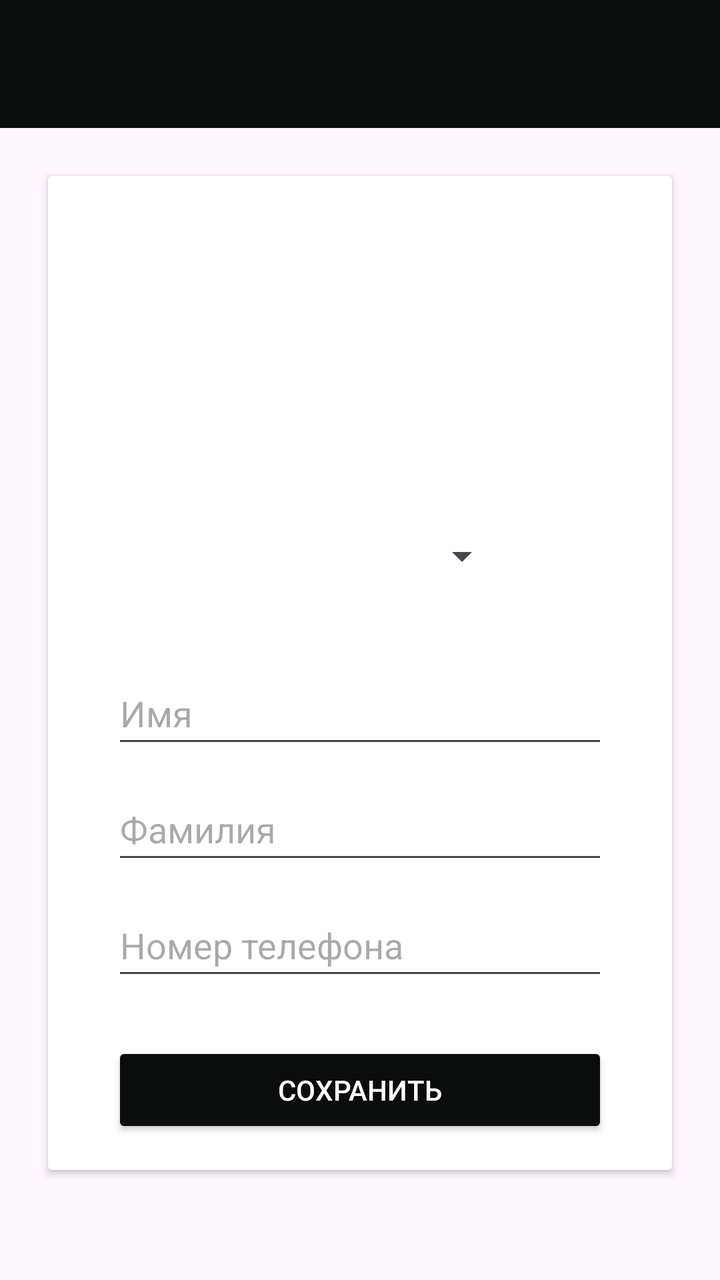
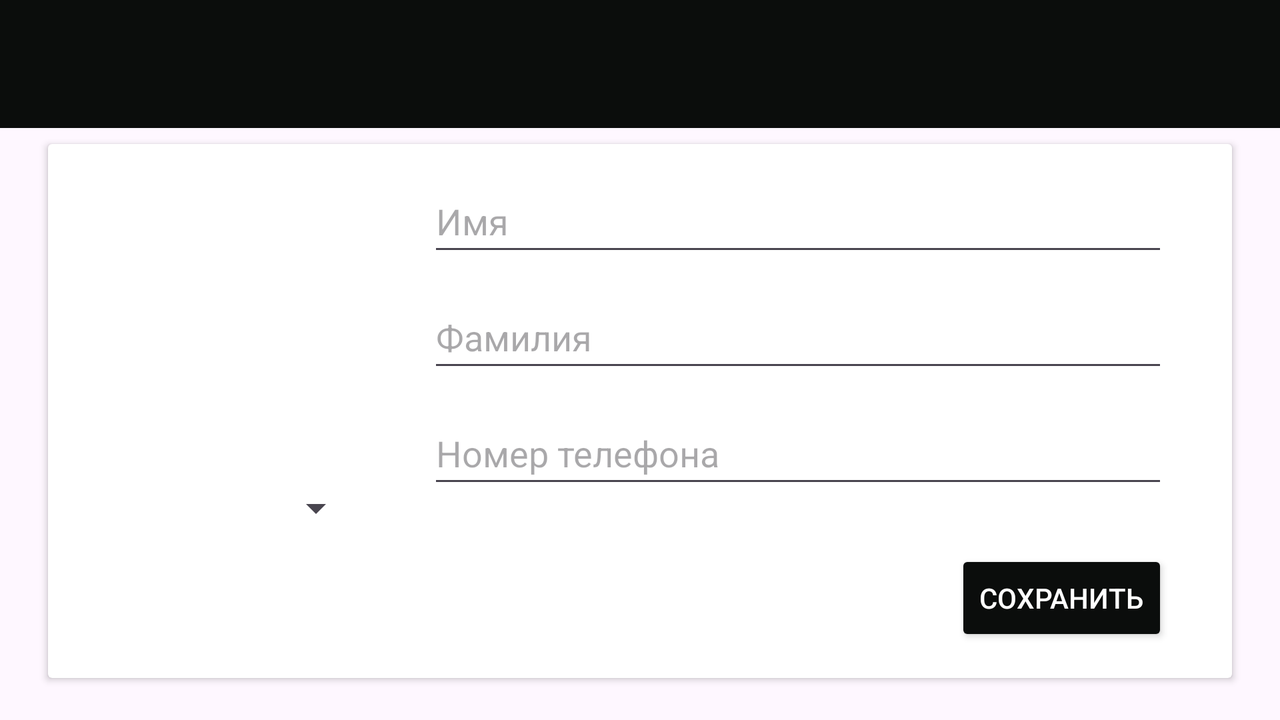

Compare how this app lays out the same screen by default and in its alternative resource folder. The renders come first, then the two layout files and the values they reference.
<!-- AndroidManifest.xml: application theme Theme.FragmentManager -->
<!-- res/layout/fragment_user_edit_info.xml -->
<?xml version="1.0" encoding="utf-8"?>
<androidx.constraintlayout.widget.ConstraintLayout xmlns:android="http://schemas.android.com/apk/res/android"
    xmlns:app="http://schemas.android.com/apk/res-auto"
    xmlns:tools="http://schemas.android.com/tools"
    android:layout_width="match_parent"
    android:layout_height="match_parent"
    tools:context=".ui.fragments.task_2.UserEditInfoFragment">

    <androidx.appcompat.widget.Toolbar
        android:id="@+id/toolbar"
        android:layout_width="0dp"
        android:layout_height="wrap_content"
        android:background="@color/tool_bar"
        android:minHeight="?attr/actionBarSize"
        android:theme="?attr/actionBarTheme"
        app:layout_constraintEnd_toEndOf="parent"
        app:layout_constraintStart_toStartOf="parent"
        app:layout_constraintTop_toTopOf="parent" />

    <ImageView
        android:id="@+id/icBack"
        android:layout_width="wrap_content"
        android:layout_height="wrap_content"
        android:layout_marginStart="16dp"
        app:layout_constraintBottom_toBottomOf="@+id/toolbar"
        app:layout_constraintStart_toStartOf="parent"
        app:layout_constraintTop_toTopOf="parent"
        app:srcCompat="@drawable/ic_back"
        app:tint="@color/white" />

    <androidx.cardview.widget.CardView
        android:layout_width="0dp"
        android:layout_height="wrap_content"
        android:layout_marginStart="24dp"
        android:layout_marginTop="24dp"
        android:layout_marginEnd="24dp"
        app:layout_constraintEnd_toEndOf="parent"
        app:layout_constraintStart_toStartOf="parent"
        app:layout_constraintTop_toBottomOf="@+id/toolbar">

        <androidx.constraintlayout.widget.ConstraintLayout
            android:layout_width="match_parent"
            android:layout_height="match_parent">

            <ImageView
                android:id="@+id/imgUser"
                android:layout_width="150dp"
                android:layout_height="150dp"
                android:layout_marginTop="16dp"
                android:scaleType="centerCrop"
                android:src="@drawable/ic_launcher_foreground"
                app:layout_constraintEnd_toEndOf="parent"
                app:layout_constraintStart_toStartOf="parent"
                app:layout_constraintTop_toTopOf="parent" />

            <LinearLayout
                android:id="@+id/linearLayout"
                android:layout_width="match_parent"
                android:layout_height="match_parent"
                android:layout_marginStart="32dp"
                android:layout_marginTop="24dp"
                android:layout_marginEnd="32dp"
                android:orientation="vertical"
                app:layout_constraintEnd_toEndOf="parent"
                app:layout_constraintStart_toStartOf="parent"
                app:layout_constraintTop_toBottomOf="@+id/spinner">

                <EditText
                    android:id="@+id/edFirstName"
                    android:layout_width="match_parent"
                    android:layout_height="wrap_content"
                    android:layout_marginTop="5dp"
                    android:layout_marginBottom="5dp"
                    android:ems="10"
                    android:hint="@string/ed_hint_first_name"
                    android:inputType="text"
                    android:minHeight="48dp"
                    android:textColor="@color/black" />

                <EditText
                    android:id="@+id/edSecondName"
                    android:layout_width="match_parent"
                    android:layout_height="wrap_content"
                    android:layout_marginTop="5dp"
                    android:layout_marginBottom="5dp"
                    android:ems="10"
                    android:hint="@string/ed_hint_last_name"
                    android:inputType="text"
                    android:minHeight="48dp"
                    android:textColor="@color/black" />

                <EditText
                    android:id="@+id/edPhoneNumber"
                    android:layout_width="match_parent"
                    android:layout_height="wrap_content"
                    android:layout_marginTop="5dp"
                    android:layout_marginBottom="10dp"
                    android:ems="10"
                    android:hint="@string/ed_hint_phone"
                    android:inputType="number"
                    android:minHeight="48dp"
                    android:textColor="@color/black" />
            </LinearLayout>

            <Button
                android:id="@+id/bSave"
                android:layout_width="0dp"
                android:layout_height="wrap_content"
                android:layout_marginTop="16dp"
                android:layout_marginBottom="16dp"
                android:backgroundTint="@color/tool_bar"
                android:text="@string/b_save"
                app:layout_constraintBottom_toBottomOf="parent"
                app:layout_constraintEnd_toEndOf="@+id/linearLayout"
                app:layout_constraintStart_toStartOf="@+id/linearLayout"
                app:layout_constraintTop_toBottomOf="@+id/linearLayout" />

            <Spinner
                android:id="@+id/spinner"
                android:layout_width="0dp"
                android:layout_height="wrap_content"
                android:entries="@array/list_image_url"
                android:minHeight="48dp"
                app:layout_constraintEnd_toEndOf="@+id/imgUser"
                app:layout_constraintStart_toStartOf="@+id/imgUser"
                app:layout_constraintTop_toBottomOf="@+id/imgUser" />

        </androidx.constraintlayout.widget.ConstraintLayout>

    </androidx.cardview.widget.CardView>

</androidx.constraintlayout.widget.ConstraintLayout>
<!-- resources referenced by this layout -->
<resources>
  <string-array name="list_image_url">
          <item>https://images.wallpaperscraft.ru/image/single/liudi_zontiki_ulitsa_1187450_360x640.jpg</item>
          <item>https://placekitten.com/640/360</item>
          <item>https://placebear.com/640/360</item>
          <item>https://images.wallpaperscraft.ru/image/single/skala_relef_priroda_1191064_360x640.jpg</item>
          <item>https://images.wallpaperscraft.ru/image/single/kot_pitomets_geterohromiia_1191672_360x640.jpg</item>
          <item>https://images.wallpaperscraft.ru/image/single/malchik_eda_rumianets_1191712_360x640.jpg</item>
          <item>https://images.wallpaperscraft.ru/image/single/mustang_gt_mustang_avtomobil_1191100_360x640.jpg</item>
          <item>https://images.wallpaperscraft.ru/image/single/dikij_kot_kot_pushistyj_1191057_360x640.jpg</item>
          <item>https://images.wallpaperscraft.ru/image/single/futbolnyj_miach_futbol_gazon_121273_360x640.jpg</item>
          <item>https://images.wallpaperscraft.ru/image/single/rebenok_futbolist_futbol_122132_360x640.jpg</item>
      </string-array>
  <color name="black">#FF000000</color>
  <color name="tool_bar">#0b0d0c</color>
  <color name="white">#FFFFFFFF</color>
  <string name="b_save">Сохранить</string>
  <string name="ed_hint_first_name">Имя</string>
  <string name="ed_hint_last_name">Фамилия</string>
  <string name="ed_hint_phone">Номер телефона</string>
  <style name="Theme.FragmentManager" parent="Base.Theme.FragmentManager" />
  <style name="Base.Theme.FragmentManager" parent="Theme.Material3.DayNight.NoActionBar">
          
          
  
          <item name="android:statusBarColor">@color/black</item>
          <item name="android:textColorPrimary">@color/white</item>
          <item name="iconTint">@color/white</item>
  
      </style>
</resources>
<!-- res/layout-land/fragment_user_edit_info.xml (the author's variant of the layout above) -->
<!-- drawn on the phone turned sideways -->
<?xml version="1.0" encoding="utf-8"?>
<androidx.constraintlayout.widget.ConstraintLayout xmlns:android="http://schemas.android.com/apk/res/android"
    xmlns:app="http://schemas.android.com/apk/res-auto"
    xmlns:tools="http://schemas.android.com/tools"
    android:layout_width="match_parent"
    android:layout_height="match_parent"
    tools:context=".ui.fragments.task_2.UserEditInfoFragment">

    <androidx.appcompat.widget.Toolbar
        android:id="@+id/toolbar"
        android:layout_width="0dp"
        android:layout_height="wrap_content"
        android:background="@color/tool_bar"
        android:minHeight="?attr/actionBarSize"
        android:theme="?attr/actionBarTheme"
        app:layout_constraintEnd_toEndOf="parent"
        app:layout_constraintStart_toStartOf="parent"
        app:layout_constraintTop_toTopOf="parent" />

    <ImageView
        android:id="@+id/icBack"
        android:layout_width="wrap_content"
        android:layout_height="wrap_content"
        android:layout_marginStart="16dp"
        app:layout_constraintBottom_toBottomOf="@+id/toolbar"
        app:layout_constraintStart_toStartOf="parent"
        app:layout_constraintTop_toTopOf="parent"
        app:srcCompat="@drawable/ic_back"
        app:tint="@color/white" />

    <androidx.cardview.widget.CardView
        android:layout_width="0dp"
        android:layout_height="wrap_content"
        android:layout_marginStart="24dp"
        android:layout_marginTop="8dp"
        android:layout_marginEnd="24dp"
        app:layout_constraintEnd_toEndOf="parent"
        app:layout_constraintStart_toStartOf="parent"
        app:layout_constraintTop_toBottomOf="@+id/toolbar">

        <androidx.constraintlayout.widget.ConstraintLayout
            android:layout_width="match_parent"
            android:layout_height="match_parent">

            <ImageView
                android:id="@+id/imgUser"
                android:layout_width="150dp"
                android:layout_height="150dp"
                android:layout_marginStart="8dp"
                android:layout_marginTop="8dp"
                android:scaleType="centerCrop"
                android:src="@drawable/ic_launcher_foreground"
                app:layout_constraintStart_toStartOf="parent"
                app:layout_constraintTop_toTopOf="parent" />

            <Spinner
                android:id="@+id/spinner"
                android:layout_width="0dp"
                android:layout_height="wrap_content"
                android:entries="@array/list_image_url"
                android:minHeight="48dp"
                app:layout_constraintEnd_toEndOf="@+id/imgUser"
                app:layout_constraintStart_toStartOf="@+id/imgUser"
                app:layout_constraintTop_toBottomOf="@+id/imgUser" />

            <LinearLayout
                android:id="@+id/linearLayout"
                android:layout_width="0dp"
                android:layout_height="match_parent"
                android:layout_marginStart="32dp"
                android:layout_marginTop="8dp"
                android:layout_marginEnd="32dp"
                android:orientation="vertical"
                app:layout_constraintEnd_toEndOf="parent"
                app:layout_constraintStart_toEndOf="@+id/imgUser"
                app:layout_constraintTop_toTopOf="parent">

                <EditText
                    android:id="@+id/edFirstName"
                    android:layout_width="match_parent"
                    android:layout_height="wrap_content"
                    android:layout_marginTop="5dp"
                    android:layout_marginBottom="5dp"
                    android:ems="10"
                    android:hint="@string/ed_hint_first_name"
                    android:inputType="text"
                    android:minHeight="48dp"
                    android:textColor="@color/black" />

                <EditText
                    android:id="@+id/edSecondName"
                    android:layout_width="match_parent"
                    android:layout_height="wrap_content"
                    android:layout_marginTop="5dp"
                    android:layout_marginBottom="5dp"
                    android:ems="10"
                    android:hint="@string/ed_hint_last_name"
                    android:inputType="text"
                    android:minHeight="48dp"
                    android:textColor="@color/black" />

                <EditText
                    android:id="@+id/edPhoneNumber"
                    android:layout_width="match_parent"
                    android:layout_height="wrap_content"
                    android:layout_marginTop="5dp"
                    android:layout_marginBottom="10dp"
                    android:ems="10"
                    android:hint="@string/ed_hint_phone"
                    android:inputType="number"
                    android:minHeight="48dp"
                    android:textColor="@color/black" />
            </LinearLayout>

            <Button
                android:id="@+id/bSave"
                android:layout_width="0dp"
                android:layout_height="wrap_content"
                android:layout_marginTop="16dp"
                android:layout_marginBottom="16dp"
                android:backgroundTint="@color/tool_bar"
                android:text="@string/b_save"
                app:layout_constraintBottom_toBottomOf="parent"
                app:layout_constraintEnd_toEndOf="@+id/linearLayout"
                app:layout_constraintTop_toBottomOf="@+id/linearLayout" />

        </androidx.constraintlayout.widget.ConstraintLayout>

    </androidx.cardview.widget.CardView>

</androidx.constraintlayout.widget.ConstraintLayout>
